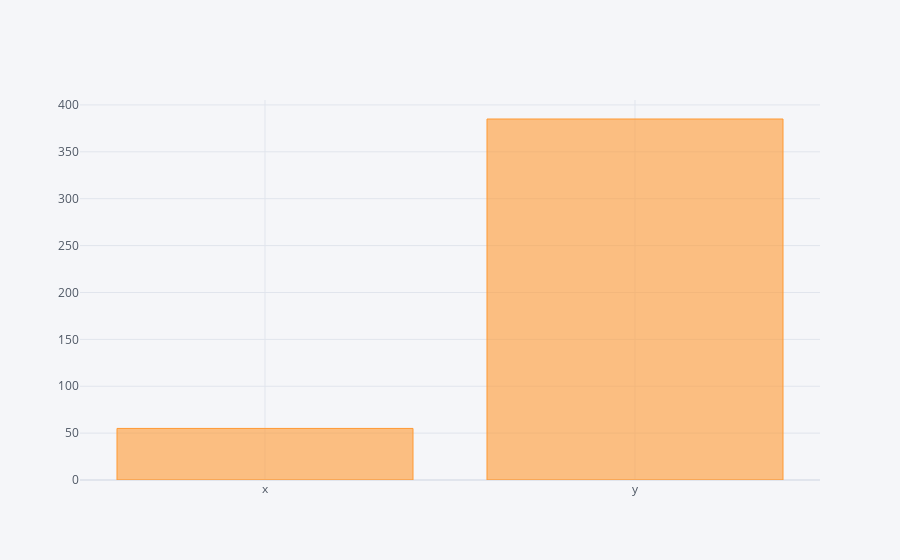

Here is the notebook cell this chart was saved with:
### Markdown cell above
5. Make a sum bar plot of df

### Code cell
df.sum().iplot(kind='bar')

### Figure 1 — Plotly figure (JSON) as saved in the notebook; plotly's stock layout.template omitted (floating-point values rounded to 4 significant figures)
{"data": [{"marker": {"color": "rgba(255, 153, 51, 0.6)", "line": {"color": "rgba(255, 153, 51, 1.0)", "width": 1}}, "name": "None", "orientation": "v", "text": "", "type": "bar", "x": ["x", "y"], "y": [55, 385]}], "layout": {"legend": {"bgcolor": "#F5F6F9", "font": {"color": "#4D5663"}}, "paper_bgcolor": "#F5F6F9", "plot_bgcolor": "#F5F6F9", "title": {"font": {"color": "#4D5663"}}, "xaxis": {"gridcolor": "#E1E5ED", "showgrid": true, "tickfont": {"color": "#4D5663"}, "title": {"font": {"color": "#4D5663"}, "text": ""}, "zerolinecolor": "#E1E5ED"}, "yaxis": {"gridcolor": "#E1E5ED", "showgrid": true, "tickfont": {"color": "#4D5663"}, "title": {"font": {"color": "#4D5663"}, "text": ""}, "zerolinecolor": "#E1E5ED"}}}
